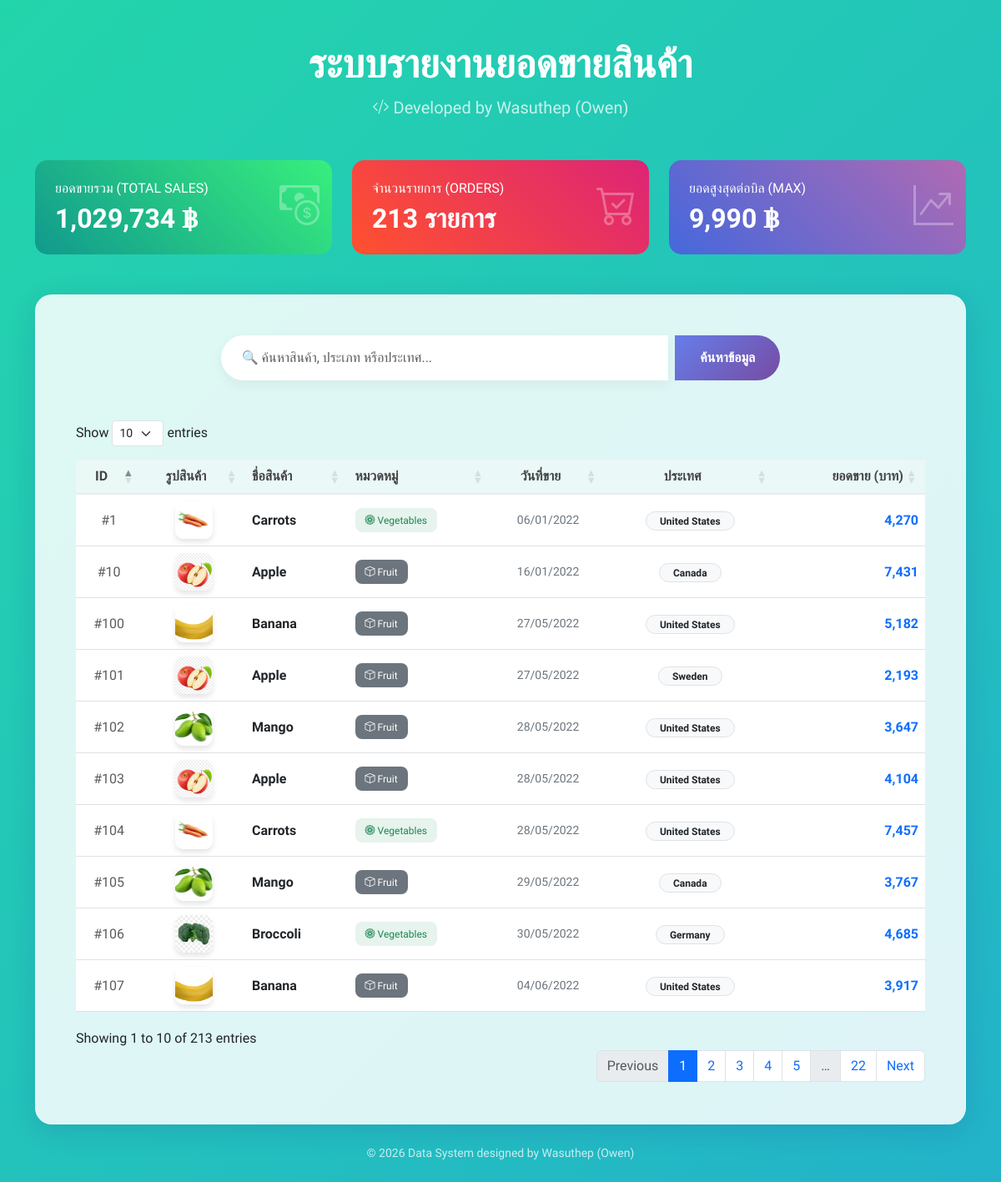
Screenshot of /c.php with the database file from the repository.
### tables this page shows
CREATE TABLE `popsupermarket` (
  `p_order_id` int(11) NOT NULL,
  `p_product_name` varchar(100) NOT NULL,
  `p_category` varchar(100) NOT NULL,
  `p_date` date NOT NULL,
  `p_country` varchar(100) NOT NULL,
  `p_amount` int(9) NOT NULL
);

### c.php (the view, shortened to what this page needs)
<?php
include_once("connectdb.php");
$kw = isset($_POST['a']) ? $_POST['a'] : '';
$kw = mysqli_real_escape_string($conn, $kw);
$sql = "SELECT * FROM popsupermarket
        WHERE p_product_name LIKE '%$kw%'
        OR p_category LIKE '%$kw%'
        OR p_country LIKE '%$kw%' ";
$rs = mysqli_query($conn, $sql);
$data_list = array();
$total_sales = 0;
$total_orders = 0;
$max_sale = 0;
if ($rs) {
    while ($row = mysqli_fetch_assoc($rs)) {
        $data_list[] = $row;
        $total_sales += $row['p_amount'];
        if ($row['p_amount'] > $max_sale) {
            $max_sale = $row['p_amount'];
        }
    }
    $total_orders = count($data_list);
}
?>
<!doctype html>
<html lang="th">
<head>
    <link href="https://cdn.jsdelivr.net/npm/bootstrap@5.3.2/dist/css/bootstrap.min.css" rel="stylesheet">
    <link rel="stylesheet" href="https://cdn.jsdelivr.net/npm/bootstrap-icons@1.11.3/font/bootstrap-icons.min.css">
    <link href="https://cdn.datatables.net/1.13.7/css/dataTables.bootstrap5.min.css" rel="stylesheet">
</head>
<body>
<div class="container py-5">
    <div class="text-center text-white mb-5">
        <h1 class="fw-bold display-5 text-shadow">ระบบรายงานยอดขายสินค้า</h1>
        <p class="fs-5 opacity-75"><i class="bi bi-code-slash"></i> Developed by Wasuthep (Owen)</p>
    </div>
    <div class="row g-4 mb-5">
        <div class="col-md-4">
            <div class="card stat-card bg-gradient-1 p-4">
                <h6 class="text-uppercase mb-2">ยอดขายรวม (Total Sales)</h6>
                <h2 class="fw-bold mb-0"><?php echo number_format($total_sales, 0); ?> ฿</h2>
                <i class="bi bi-cash-coin stat-icon"></i>
            </div>
        </div>
        <div class="col-md-4">
            <div class="card stat-card bg-gradient-2 p-4">
                <h6 class="text-uppercase mb-2">จำนวนรายการ (Orders)</h6>
                <h2 class="fw-bold mb-0"><?php echo number_format($total_orders); ?> รายการ</h2>
                <i class="bi bi-cart-check stat-icon"></i>
            </div>
        </div>
        <div class="col-md-4">
            <div class="card stat-card bg-gradient-3 p-4">
                <h6 class="text-uppercase mb-2">ยอดสูงสุดต่อบิล (Max)</h6>
                <h2 class="fw-bold mb-0"><?php echo number_format($max_sale, 0); ?> ฿</h2>
                <i class="bi bi-graph-up-arrow stat-icon"></i>
            </div>
        </div>
    </div>
    <div class="glass-card p-4 p-lg-5">
        <form method="post" action="" class="mb-5 position-relative">
            <div class="row justify-content-center">
                <div class="col-md-8">
                    <div class="input-group">
                        <input type="text" name="a" class="form-control search-input"
                               placeholder="🔍 ค้นหาสินค้า, ประเภท หรือประเทศ..."
                               value="<?php echo htmlspecialchars($kw); ?>" autofocus>
                        <button type="submit" name="Submit" class="btn btn-primary btn-search text-white ms-2">
                            ค้นหาข้อมูล
                        </button>
                    </div>
                </div>
            </div>
        </form>
        <div class="table-responsive">
            <table id="salesTable" class="table table-hover align-middle w-100">
                <thead>
                    <tr>
                        <th class="text-center">ID</th>
                        <th class="text-center">รูปสินค้า</th>
                        <th>ชื่อสินค้า</th>
                        <th>หมวดหมู่</th>
                        <th class="text-center">วันที่ขาย</th>
                        <th class="text-center">ประเทศ</th>
                        <th class="text-end">ยอดขาย (บาท)</th>
                    </tr>
                </thead>
                <tbody>
                <?php
                if(!empty($data_list)) {
                    foreach ($data_list as $data) {
                        $badge_class = 'bg-secondary';
                        $icon_cat = 'bi-box';
                        if($data['p_category'] == 'Vegetables') { $badge_class = 'bg-success bg-opacity-10 text-success'; $icon_cat = 'bi-flower1'; }
                        elseif($data['p_category'] == 'Fruits') { $badge_class = 'bg-warning bg-opacity-10 text-warning'; $icon_cat = 'bi-apple'; }
                        elseif($data['p_category'] == 'Meat') { $badge_class = 'bg-danger bg-opacity-10 text-danger'; $icon_cat = 'bi-egg-fried'; }
                ?>
                    <tr>
                        <td class="text-center text-muted">#<?php echo $data['p_order_id'];?></td>
                        <td class="text-center">
                            <img src="<?php echo $data['p_product_name'];?>.png"
                                 class="product-img"
                                 onclick="showImage('<?php echo $data['p_product_name'];?>')"
                                 onerror="this.onerror=null;this.src='https://via.placeholder.com/150/e9ecef/868e96?text=No+Img';">
                        </td>
                        <td class="fw-bold text-dark"><?php echo $data['p_product_name'];?></td>
                        <td>
                            <span class="badge <?php echo $badge_class; ?> badge-soft">
                                <i class="bi <?php echo $icon_cat; ?>"></i> <?php echo $data['p_category'];?>
                            </span>
                        </td>
                        <td class="text-center text-secondary small">
                            <?php echo date("d/m/Y", strtotime($data['p_date'])); ?>
                        </td>
                        <td class="text-center">
                            <span class="badge bg-light text-dark border rounded-pill px-3">
                                <?php echo $data['p_country'];?>
                            </span>
                        </td>
                        <td class="text-end fw-bold text-primary">
                            <?php echo number_format($data['p_amount'], 0);?>
                        </td>
                    </tr>
                <?php
                    }
                }
                ?>
                </tbody>
            </table>
        </div>
    </div>
    <div class="text-center mt-4 text-white opacity-75 small">
        &copy; <?php echo date("Y"); ?> Data System designed by Wasuthep (Owen)
    </div>
</div>
</body>
</html>

### c.php (style rules this page uses)
:root { --primary-gradient: linear-gradient(135deg, #667eea 0%, #764ba2 100%); --glass-bg: rgba(255, 255, 255, 0.85); --glass-border: 1px solid rgba(255, 255, 255, 0.4); }
body { font-family: 'Prompt', sans-serif; background: linear-gradient(-45deg, #ee7752, #e73c7e, #23a6d5, #23d5ab); background-size: 400% 400%; animation: gradientBG 15s ease infinite; min-height: 100vh; padding-bottom: 50px; }
.glass-card { background: var(--glass-bg); backdrop-filter: blur(10px); -webkit-backdrop-filter: blur(10px); border-radius: 20px; border: var(--glass-border); box-shadow: 0 8px 32px 0 rgba(31, 38, 135, 0.15); transition: transform 0.3s ease; }
.stat-card { border: none; border-radius: 15px; color: white; overflow: hidden; position: relative; transition: all 0.3s; }
.bg-gradient-1 { background: linear-gradient(45deg, #11998e, #38ef7d); }
.bg-gradient-2 { background: linear-gradient(45deg, #FF512F, #DD2476); }
.bg-gradient-3 { background: linear-gradient(45deg, #4568DC, #B06AB3); }
.stat-icon { position: absolute; right: 15px; top: 50%; transform: translateY(-50%); font-size: 3rem; opacity: 0.3; }
.search-input { border-radius: 50px; padding: 15px 25px; border: none; box-shadow: 0 5px 15px rgba(0,0,0,0.05); }
.btn-search { border-radius: 50px; padding: 12px 30px; background: var(--primary-gradient); border: none; font-weight: 600; }
.product-img { width: 45px; height: 45px; border-radius: 10px; object-fit: cover; cursor: pointer; transition: transform 0.2s; box-shadow: 0 4px 6px rgba(0,0,0,0.1); }
table.dataTable thead th { background-color: rgba(248, 249, 250, 0.5) !important; border-bottom: 2px solid #e9ecef; color: #444; }
.badge-soft { padding: 8px 12px; border-radius: 8px; font-weight: 500; }

### rows the page displays
popsupermarket: p_amount "9,990"
popsupermarket: p_order_id "1", p_product_name (picture), p_product_name "Carrots", p_category "Vegetables", p_date "06/01/2022", p_country "United States", p_amount "4,270"
popsupermarket: p_order_id "10", p_product_name (picture), p_product_name "Apple", p_category "Fruit", p_date "16/01/2022", p_country "Canada", p_amount "7,431"
popsupermarket: p_order_id "100", p_product_name (picture), p_product_name "Banana", p_category "Fruit", p_date "27/05/2022", p_country "United States", p_amount "5,182"
popsupermarket: p_order_id "101", p_product_name (picture), p_product_name "Apple", p_category "Fruit", p_date "27/05/2022", p_country "Sweden", p_amount "2,193"
popsupermarket: p_order_id "102", p_product_name (picture), p_product_name "Mango", p_category "Fruit", p_date "28/05/2022", p_country "United States", p_amount "3,647"
popsupermarket: p_order_id "103", p_product_name (picture), p_product_name "Apple", p_category "Fruit", p_date "28/05/2022", p_country "United States", p_amount "4,104"
popsupermarket: p_order_id "104", p_product_name (picture), p_product_name "Carrots", p_category "Vegetables", p_date "28/05/2022", p_country "United States", p_amount "7,457"
popsupermarket: p_order_id "105", p_product_name (picture), p_product_name "Mango", p_category "Fruit", p_date "29/05/2022", p_country "Canada", p_amount "3,767"
popsupermarket: p_order_id "106", p_product_name (picture), p_product_name "Broccoli", p_category "Vegetables", p_date "30/05/2022", p_country "Germany", p_amount "4,685"
popsupermarket: p_order_id "107", p_product_name (picture), p_product_name "Banana", p_category "Fruit", p_date "04/06/2022", p_country "United States", p_amount "3,917"

### other values shown
$total_sales "1,029,734"
$total_orders "213"
